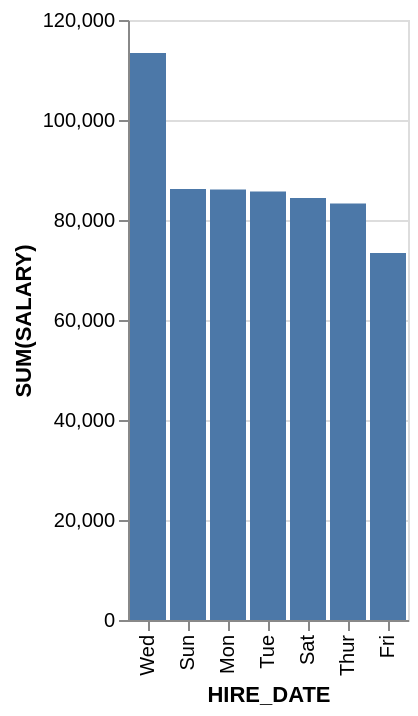

Here is the Vega-Lite specification saved for this chart:
### Vega-Lite specification from a JSON file in a GitHub repository (floating-point values rounded to 4 significant figures)
{"data": {"values": [{"x_data": "Wed", "y_data": 113400}, {"x_data": "Sun", "y_data": 86200}, {"x_data": "Mon", "y_data": 86100}, {"x_data": "Tue", "y_data": 85700}, {"x_data": "Sat", "y_data": 84400}, {"x_data": "Thur", "y_data": 83300}, {"x_data": "Fri", "y_data": 73400}]}, "mark": "bar", "encoding": {"x": {"field": "x_data", "type": "nominal", "title": "HIRE_DATE", "sort": {"op": "sum", "field": "y_data", "order": "descending"}}, "y": {"field": "y_data", "type": "quantitative", "title": "SUM(SALARY)"}}}
